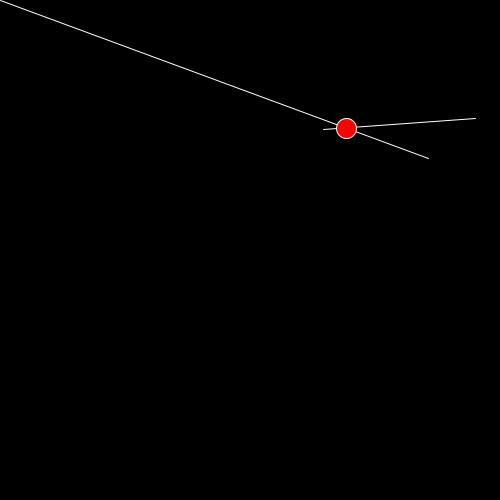
Frame 1 (no input)
Frame 60 (the mouse pressed at the canvas centre just before this capture): identical to frame 1, image omitted
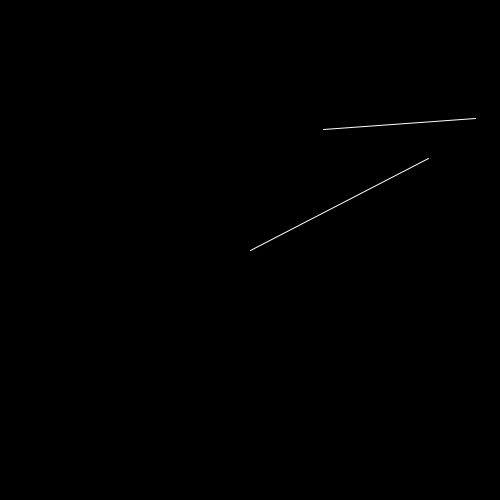
Frame 120 (the mouse held since frame 60 and released just before this capture)

The Processing sketch that drew these frames (run headless with seeded random() and noise(); from frame 60 on, the mouse is pressed at the canvas centre):

// Processing sketch: lines_intersect
// ── lines_intersect.pde
class Line {
  PVector from, to;
  Line(float x1, float y1, float x2, float y2) {
    from = new PVector(x1, y1);
    to = new PVector(x2, y2);
  }

  void draw() {
    stroke(255);
    line(from.x, from.y, to.x, to.y);
  }
}

Line l1, l2;
float a,b;
float a1, b1;
PVector sub1;
void setup() {
  size(500, 500);
  l1 = new Line(random(width), random(height), random(width), random(height));
  l2 = new Line(random(width), random(height), 0, 0);
  sub1 = PVector.sub(l1.to, l1.from);
  a = sub1.y / sub1.x;
  b = l1.from.y - a * l1.from.x;
}

void draw() {
  background(0);
  l2.to.set(mouseX, mouseY);
  l1.draw();
  l2.draw();
  
  PVector sub2 = PVector.sub(l2.to, l2.from);
  a1 = sub2.y / sub2.x;
  b1 = l2.from.y - a1 * l2.from.x;
  
  float x = (b1 - b) / (a - a1);
  float y = a * x + b;
  
  if ((x > min(l1.from.x, l1.to.x)) && (x < max(l1.from.x, l1.to.x)) 
      && (y > min(l1.from.y, l1.to.y)) && (y < max(l1.from.y, l1.to.y))
    && (x > min(l2.from.x, l2.to.x)) && (x < max(l2.from.x, l2.to.x)) 
    && (y > min(l2.from.y, l2.to.y)) && (y < max(l2.from.y, l2.to.y))) {
    fill(255, 0, 0);
    ellipse(x, y, 20, 20);
  }
}
